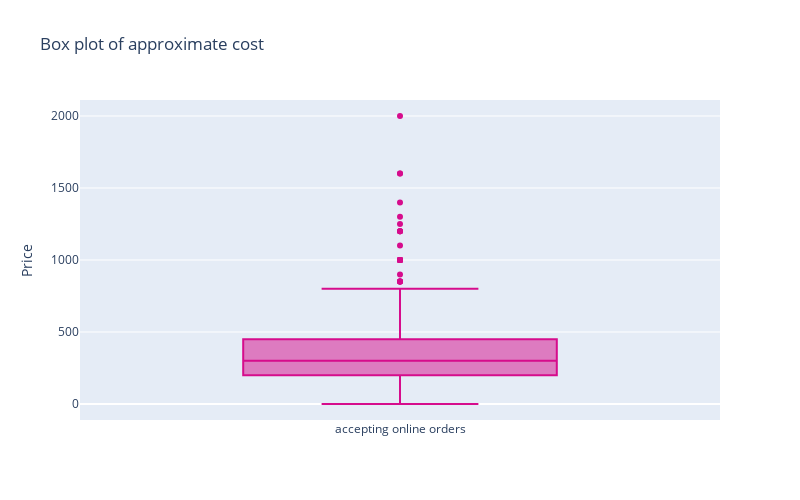

The notebook cell saved with this chart:
### Code cell
trace0=go.Box(y=df['approx_cost'],name="accepting online orders",
              marker = dict(
        color = 'rgb(214, 12, 140)',
    ))
data=[trace0]
layout=go.Layout(title="Box plot of approximate cost",width=800,height=500,yaxis=dict(title="Price"))
fig=go.Figure(data=data,layout=layout)


fig.write_html(city_name+"/html4.html")

image_name = 'Approx Cost'
fig_dat[image_name] = {'name': image_name, 'longtext': 'Box plot for approximate cost for two people',
                       'path': 'html4.html', 'type':'html'}

py.iplot(fig)

### Figure 1 — Plotly figure (JSON) as saved in the notebook; plotly's stock layout.template omitted (floating-point values rounded to 4 significant figures; data arrays with more than 128 entries replaced by an {"elided": "..."} marker saying what was removed)
{"data": [{"marker": {"color": "rgb(214, 12, 140)"}, "name": "accepting online orders", "type": "box", "y": {"elided": "786 int values"}}], "layout": {"height": 500, "title": {"text": "Box plot of approximate cost"}, "width": 800, "yaxis": {"title": {"text": "Price"}}}}
